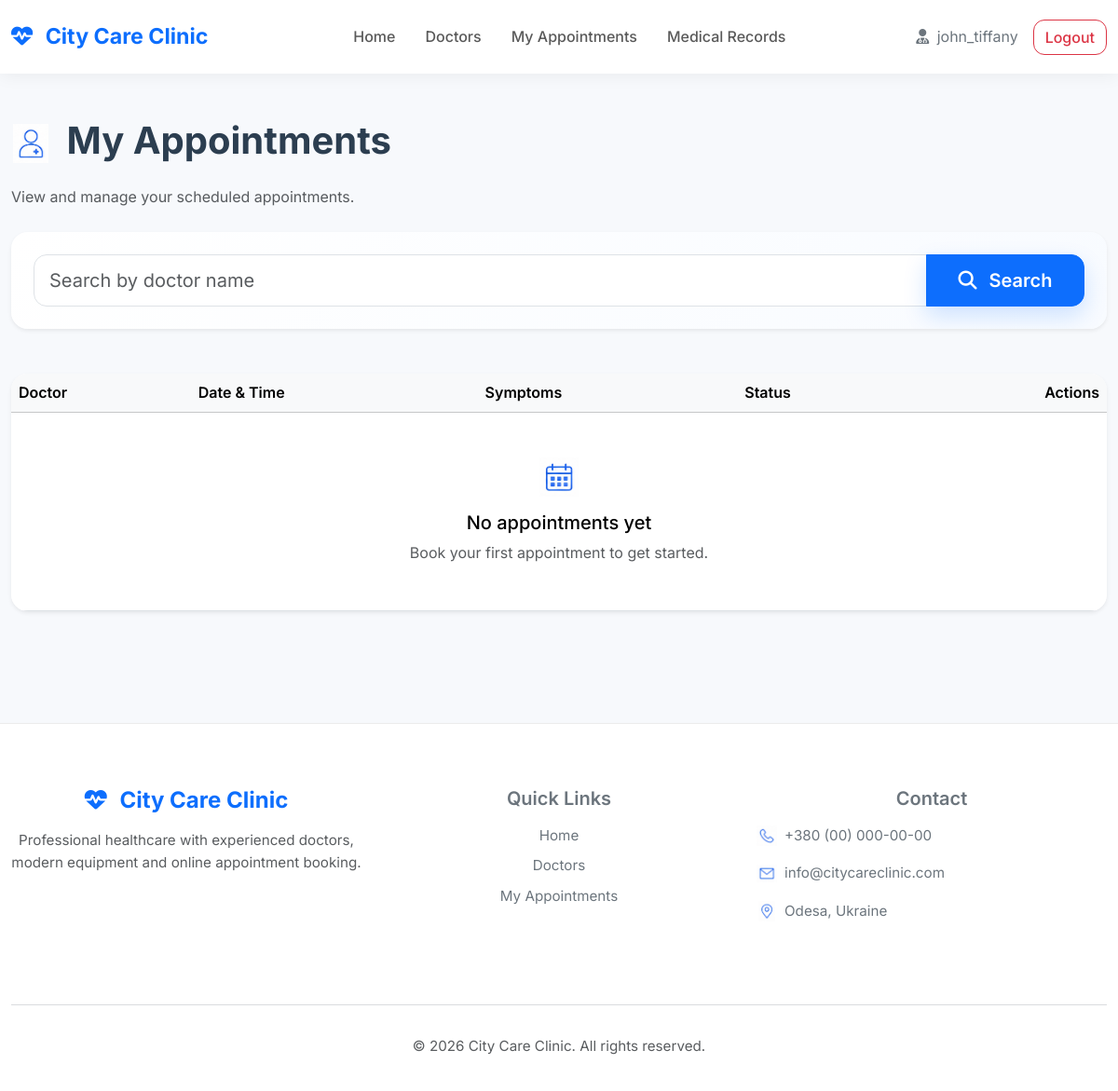
Before: /appointments/my/ (signed in) with the older database file.
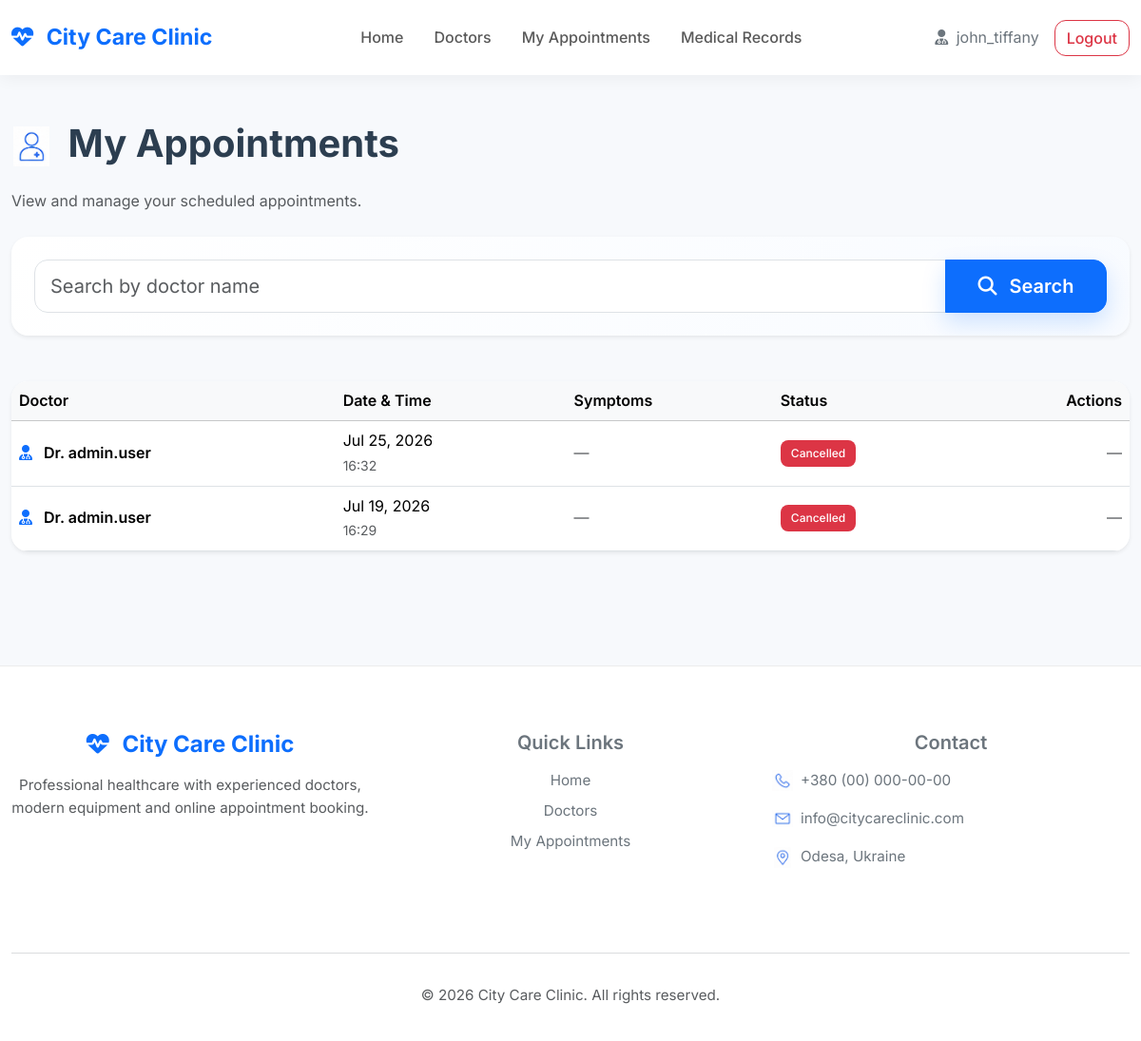
After: the same page with the newer database file.
### hospital/models.py (models this page shows, shortened)
class Appointment(models.Model):
    STATUS_CHOICES = [
        ("pending", "Pending"),
        ("confirmed", "Confirmed"),
        ("completed", "Completed"),
        ("cancelled", "Cancelled"),
    ]
    doctor = models.ForeignKey(
        DoctorProfile,
        on_delete=models.CASCADE,
        related_name="appointments"
    )
    patient = models.ForeignKey(
        PatientProfile,
        on_delete=models.CASCADE,
        related_name="appointments"
    )
    symptoms = models.ManyToManyField(
        Symptom,
        related_name="appointments",
        blank=True,
    )
    date_time = models.DateTimeField()
    status = models.CharField(
        max_length=20,
        choices=STATUS_CHOICES,
        default="pending",
    )
    reason = models.CharField(max_length=100, null=True, blank=True)
    class Meta:
        ordering = ["-date_time"]

class DoctorProfile(models.Model):
    user = models.OneToOneField(
        CustomUser,
        on_delete=models.CASCADE,
        related_name="doctor_profile",
    )
    specialization = models.ManyToManyField(
        Specialization,
        related_name="doctors",
        blank=True,
    )
    department = models.ForeignKey(
        Department,
        on_delete=models.CASCADE,
        related_name="doctors",
    )
    experience_years = models.PositiveIntegerField(default=0)
    license_number = models.CharField(max_length=50, unique=True)
    class Meta:
        ordering = ["user__last_name", "user__first_name"]
    def __str__(self):
        return f"Dr. {self.user.get_full_name() or self.user.username}"

class CustomUser(AbstractUser):
    ROLE_CHOICES = [
        ("patient", "Patient"),
        ("doctor", "Doctor"),
    ]
    role = models.CharField(
        max_length=50,
        choices=ROLE_CHOICES,
        default="patient",
    )

### hospital/views.py (the view)
class MyAppointmentsListView(
    LoginRequiredMixin,
    PatientRequiredMixin,
    generic.ListView
):
    model = Appointment
    template_name = "hospital/my_appointments.html"
    context_object_name = "appointments_list"
    paginate_by = 5
    def get_queryset(self):
        queryset = Appointment.objects.filter(
            patient=self.request.user.patient_profile
        ).select_related("doctor__user").prefetch_related("symptoms")
        doctor_name = self.request.GET.get("doctor_name")
        if doctor_name:
            queryset = queryset.filter(
                doctor__user__last_name__icontains=doctor_name
            )
        return queryset
    def get_context_data(self, **kwargs):
        context = super().get_context_data(**kwargs)
        context["search_form"] = AppointmentSearchForm(
            initial={"doctor_name": self.request.GET.get("doctor_name", "")}
        )
        return context

### hospital/forms.py
class AppointmentSearchForm(forms.Form):
    doctor_name = forms.CharField(
        max_length=100,
        required=False,
        label="",
        widget=forms.TextInput(attrs={
            "placeholder": "Search by doctor name",
            "class": "form-control",
        }),
    )

### hospital/mixins.py (called while the page is built)
    def test_func(self):
        return (
            self.request.user.is_authenticated
            and self.request.user.role == "patient"
            and hasattr(self.request.user, "patient_profile")
        )

### templates/hospital/my_appointments.html (shortened to what this page needs)
{% extends "base.html" %}
{% load static %}
{% load crispy_forms_tags %}
{% block content %}
<section>
  <div class="mb-4">
    <div>
      <h1 class="fw-bold mb-4">
        <img
          src="{% static 'images/icons/icon-patient.png' %}"
          class="icon-img me-2"
          alt="Appointments">
        My Appointments
      </h1>
      <p class="text-muted mb-0">
        View and manage your scheduled appointments.
      </p>
    </div>
  </div>
  <div class="card border-0 shadow-sm p-4 mb-5 search-card">
    <form method="get">
      <div class="input-group input-group-lg">
        {{ search_form.doctor_name }}
        <button
          class="btn btn-primary px-4"
          type="submit"
        >
          <i class="fa-solid fa-magnifying-glass me-2"></i>
          Search
        </button>
      </div>
    </form>
  </div>
  <div class="card border-0 shadow-sm">
    <div class="table-responsive">
      <table class="table table-hover align-middle mb-0">
        <thead class="table-light">
          <tr>
            <th>Doctor</th>
            <th>Date & Time</th>
            <th>Symptoms</th>
            <th>Status</th>
            <th class="text-end">
              Actions
            </th>
          </tr>
        </thead>
        <tbody>
          {% for appointment in appointments_list %}
            <tr>
              <td class="fw-semibold">
                <i class="fa-solid fa-user-doctor text-primary me-2"></i>
                {{ appointment.doctor }}
              </td>
              <td>
                {{ appointment.date_time|date:"M d, Y" }}
                <br>
                <small class="text-muted">
                  {{ appointment.date_time|time:"H:i" }}
                </small>
              </td>
              <td>
                {% for symptom in appointment.symptoms.all %}
                  <span class="badge bg-primary-subtle text-primary me-1">
                    {{ symptom }}
                  </span>
                {% empty %}
                  <span class="text-muted">
                    —
                  </span>
                {% endfor %}
              </td>
              <td>
                <span class="badge
                  {% if appointment.status == "confirmed" %}
                    bg-success
                  {% elif appointment.status == "cancelled" %}
                    bg-danger
                  {% elif appointment.status == "completed" %}
                    bg-primary
                  {% else %}
                    bg-warning text-dark
                  {% endif %}
                ">
                  {{ appointment.get_status_display }}
                </span>
              </td>
              <td class="text-end">
                {% if appointment.status == "pending" %}
                  <form
                    method="post"
                    action="{% url 'hospital:appointment-cancel' appointment.pk %}"
                    class="d-inline"
                  >
                    {% csrf_token %}
                    <button
                      class="btn btn-danger btn-sm"
                      type="submit"
                    >
                      <i class="fa-solid fa-xmark me-1"></i>
                      Cancel
                    </button>
                  </form>
                {% else %}
                  <span class="text-muted">
                    —
                  </span>
                {% endif %}
              </td>
            </tr>
          {% empty %}
            <tr>
              <td colspan="5" class="text-center py-5">
                <img
                  src="{% static 'images/icons/icon-calendar.png' %}"
                  class="icon-img mb-3"
                  alt="No appointments"
                >
                <h5>
                  No appointments yet
                </h5>
                <p class="text-muted mb-0">
                  Book your first appointment to get started.
                </p>
              </td>
            </tr>
          {% endfor %}
        </tbody>
      </table>
    </div>
  </div>
</section>
{% endblock %}

Changed rows visible on the page:
added Appointment: doctor "Dr. admin.user", date_time "Jul 25, 2026", date_time "16:32", status "Cancelled"
added Appointment: doctor "Dr. admin.user", date_time "Jul 19, 2026", date_time "16:29", status "Cancelled"
Other visible differences:
text no longer shown: "No appointments yet Book your first appointment to get started."
